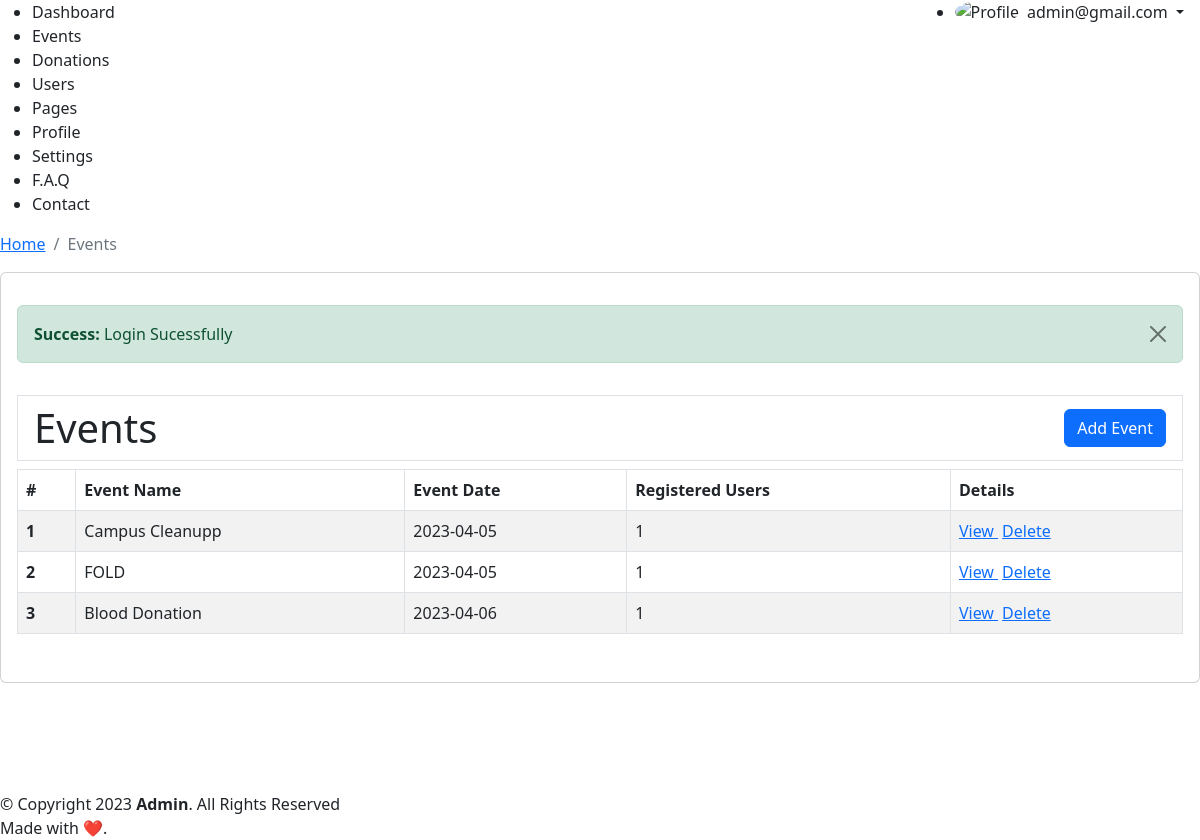
The page /admin/events.php (signed in) on the database its author committed.
### tables this page shows
CREATE TABLE `tbl_events` (
  `id` int(11) NOT NULL,
  `name` varchar(255) NOT NULL,
  `description` text NOT NULL,
  `date` varchar(255) NOT NULL
);

### admin/events.php (the view, shortened to what this page needs)
<?php
require_once __DIR__ . "/include/layout-start.php";
?>
<?php
$sql = "SELECT a.*, (SELECT COUNT(b.event_id) FROM tbl_event_register b WHERE b.event_id = a.id) AS reg_users  FROM tbl_events a; ";
$result = $conn -> query($sql);
$rows = $result -> fetch_all(MYSQLI_ASSOC);
?>
<div class="py-3">
<div class="table-responsive">
    <h1 class="py-2 px-3 border border-1 d-flex justify-content-between align-items-center">
        <span>Events</span>
        <a href="<?=ADMIN_URL?>addEvent.php" class="btn btn-primary">Add Event</a>
    </h1>
    <table class="table table-bordered  table-striped">
        <thead>
            <tr>
                <th scope="col">#</th>
                <th scope="col">Event Name</th>
                <th scope="col">Event Date</th>
                <th scope="col">Registered Users</th>
                <th scope="col">Details</th>
            </tr>
        </thead>
        <tbody>
            <?php
            $sl = 0;
            foreach ($rows as $key => $value) {
                $sl++;
            ?>
                <tr>
                    <th scope="row"><?=$sl?></th>
                    <td><?=$value['name']?></td>
                    <td><?=$value['date']?></td>
                    <td><?=$value['reg_users']?></td>
                    <td>
                        <a href="<?=ADMIN_URL?>eventDetails.php?event_id=<?=$value['id']?>">
                            View
                        </a>
                        <a class="ms-1"
                            href="<?=ADMIN_URL?>events.php?did=<?=$value['id']?>"
                            onclick="return confirm('Are you sure?')">
                            Delete
                        </a>
                    </td>
                </tr>
            <?php } ?>
        </tbody>
    </table>
</div>
</div>
<?php require_once __DIR__ . "/include/layout-end.php"; ?>

### rows shown on the page
tbl_events: name "Campus Cleanupp", date "2023-04-05", reg_users "1"
tbl_events: name "FOLD", date "2023-04-05", reg_users "1"
tbl_events: name "Blood Donation", date "2023-04-06", reg_users "1"

### other values the page prints
$_SESSION['email'] "admin@gmail.com"
$title "Events"
$_SESSION['sucmsg'] "Login Sucessfully"
